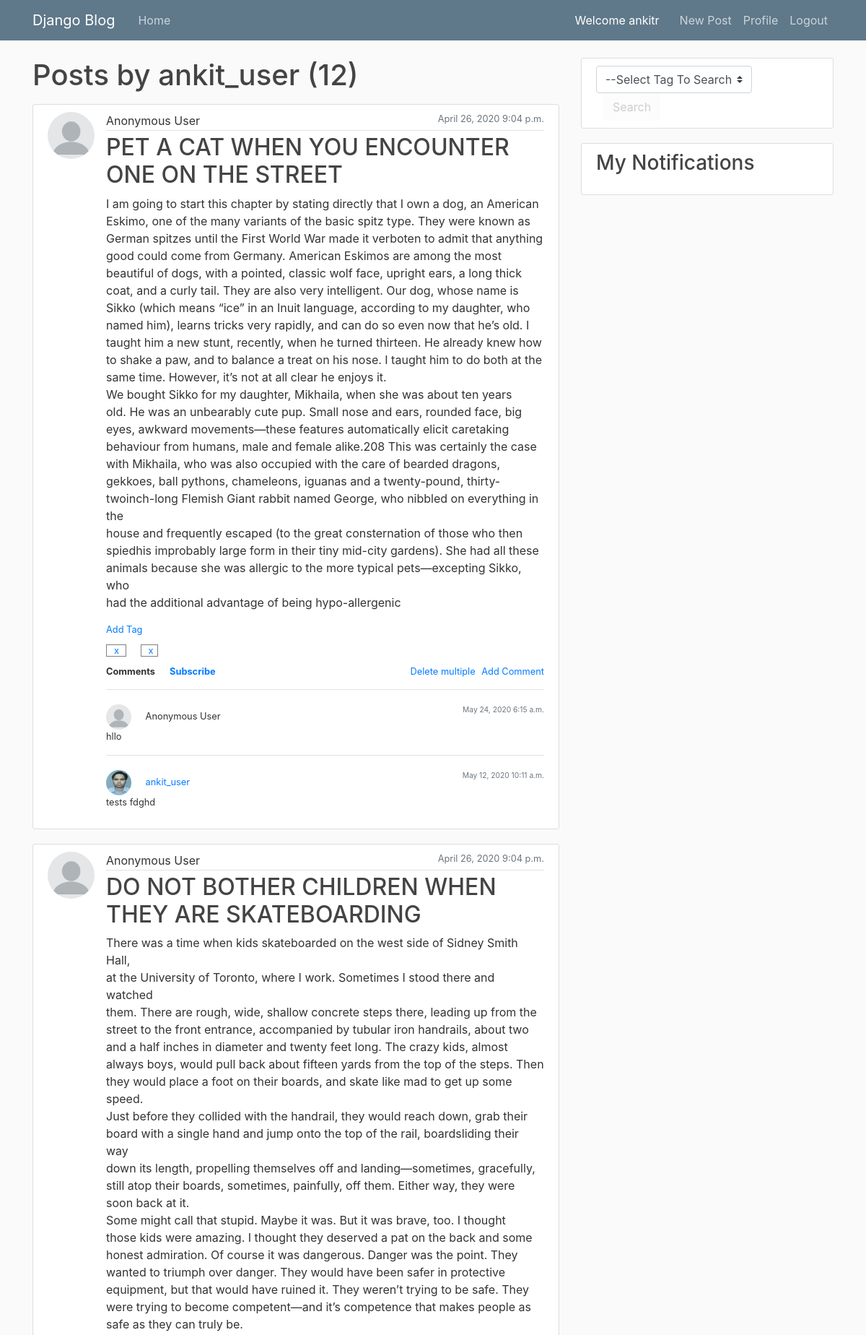
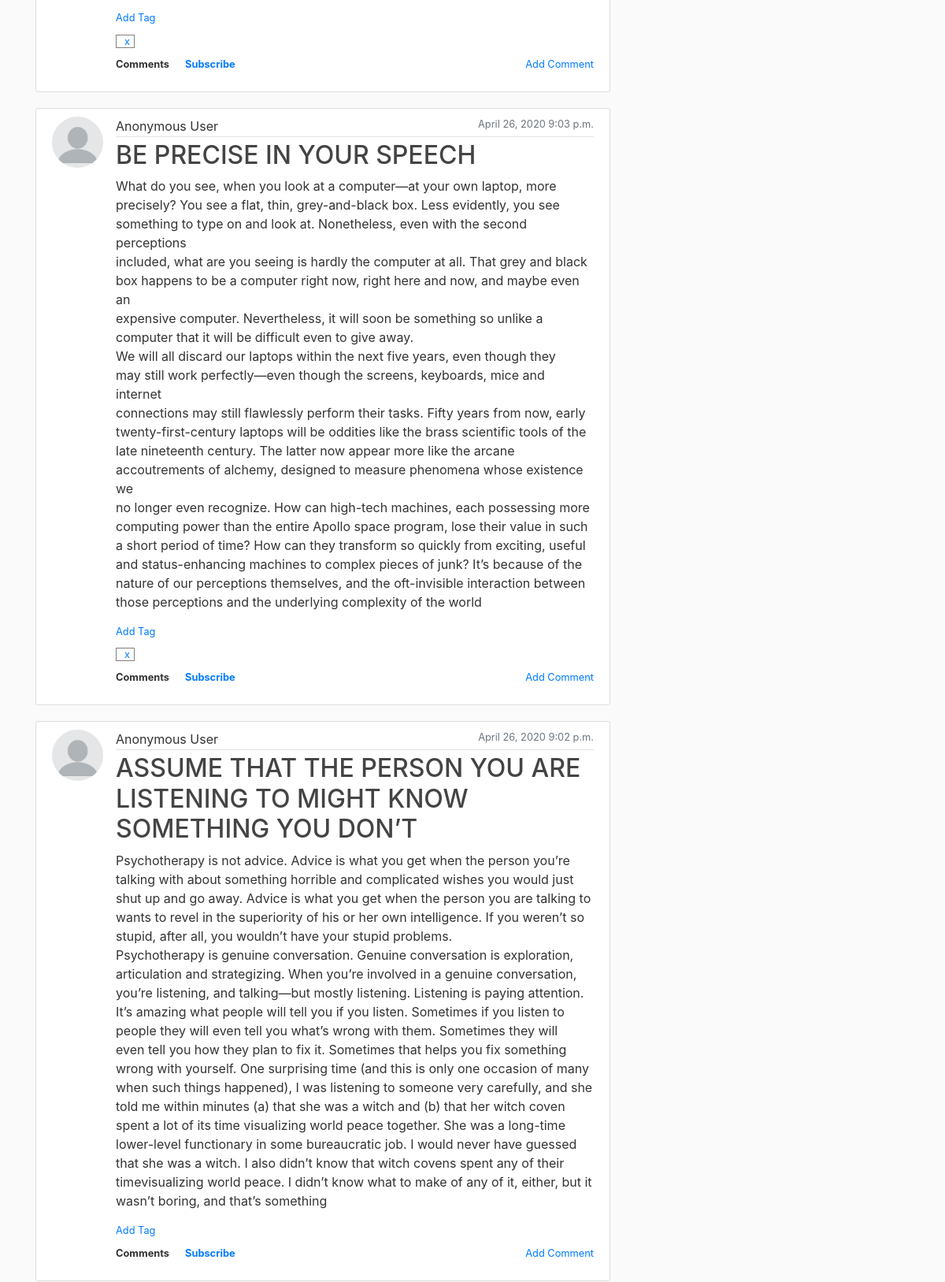
/user/ankit_user (signed in, upper part), run on the app's committed database (2 pictures, top to bottom).
### blog/models.py (models this page shows, shortened)
class Post(models.Model):
    title = models.CharField(max_length=100)
    content = models.TextField()
    anonymous = models.BooleanField("Post as Anonymous User", editable=True, default=True)
    date_posted = models.DateTimeField(default=timezone.now)
    author = models.ForeignKey(User, on_delete=models.CASCADE)
    is_user_subscribed = False
    is_user_subscribed_not = not is_user_subscribed

class Tag(models.Model):
    type = models.ForeignKey(TagType, on_delete=models.CASCADE, related_name='tags')
    post = models.ForeignKey(Post, on_delete=models.CASCADE, related_name='tags')

class Comment(models.Model):
    content = models.TextField()
    anonymous = models.BooleanField("Comment as Anonymous User", editable=True, default=True)
    date_posted = models.DateTimeField(default=timezone.now)
    author = models.ForeignKey(User, on_delete=models.CASCADE)
    post = models.ForeignKey(Post, on_delete=models.CASCADE, related_name='comments')

### users/models.py (models this page shows, shortened)
class Profile(models.Model):
    user = models.OneToOneField(User, on_delete=models.CASCADE)
    image = models.ImageField(default='default.jpg', upload_to='profile_pics')
    @property
    def notifications(self):
        return Notification.objects.filter(subscription__user=self.user)

### blog/views.py (the view)
# urls.py: path('user/<str:username>', UserPostListView.as_view(), name='user-posts'),
class UserPostListView(LoginRequiredMixin, ListView):
    model = Post
    template_name = 'blog/user_posts.html'  # <app>/<model>_<viewtype>.html
    context_object_name = 'posts'
    paginate_by = 5
    def get_queryset(self):
        user = self.request.user
        posts = Post.objects.filter(author=user).order_by('-date_posted').all()
        for p in posts:
            p.is_user_subscribed = p.subscriptions.filter(user__id__exact=user.id).exists()
            p.is_user_subscribed_not = not p.is_user_subscribed
        return posts

### blog/context_processors.py (called while the page is built)
def tag_type_processor(request):
    tag_types = TagType.objects.all()
    return {'tag_types': tag_types}

### blog/filters.py (called while the page is built)
@register.filter
def remove_hash(value):
    return value.replace("#", "")

@register.filter
def is_user_subscribed(value, user_id):
    return value.subscriptions.filter(user__id__exact=user_id).exists()

@register.filter
def negate(value):
    return not value

### blog/templates/blog/user_posts.html
{% extends "blog/base.html" %}
{% block content %}
    <h1 class="mb-3">Posts by {{ view.kwargs.username }} ({{ page_obj.paginator.count }})</h1>
    {% include "blog/post_list.html" with posts=posts %}
{% endblock content %}

### blog/templates/blog/base.html (shortened to what this page needs)
{% load filters %}
{% load static %}
<!DOCTYPE html>
<html>
<head>
    <link rel="stylesheet" href="https://maxcdn.bootstrapcdn.com/bootstrap/4.0.0/css/bootstrap.min.css">
    <link rel="stylesheet" type="text/css" href="{% static 'blog/main.css' %}">
</head>
<body>
    <header class="site-header">
      <nav class="navbar navbar-expand-md navbar-dark bg-steel fixed-top">
        <div class="container">
        {% if user.is_authenticated %}
          <a class="navbar-brand mr-4" href="{% url 'blog-home' %}">Django Blog</a>
          <div class="collapse navbar-collapse" id="navbarToggle">
            <div class="navbar-nav mr-auto">
              <a class="nav-item nav-link" href="{% url 'blog-home' %}">Home</a>
            </div>
            <span style="color:white;margin-right:20px;">Welcome {{ user.username }}</span>
          {% endif %}
            <div class="navbar-nav">
              {% if user.is_authenticated %}
                <a class="nav-item nav-link" href="{% url 'post-create' %}">New Post</a>
                <a class="nav-item nav-link" href="{% url 'profile' %}">Profile</a>
                <a class="nav-item nav-link" href="{% url 'logout' %}">Logout</a>
              {% else %}
                <a class="nav-item nav-link" href="{% url 'login' %}">Login</a>
                <a class="nav-item nav-link" href="{% url 'register' %}">Register</a>
              {% endif %}
            </div>
          </div>
        </div>
      </nav>
    </header>
    <main role="main" class="container">
      <div class="row">
        <div class="col-md-8">
          {% block content %}{% endblock %}
        </div>
        <div class="col-md-4">
        {% if user.is_authenticated %}
          <div class="content-section">
            <select id="ddl_tag_search" class="browser-default custom-select" onchange="toggleElement(this, 'btn_tag_search')" style="width:70%">
              <option value="">--Select Tag To Search--</option>
            </select>
            <button id="btn_tag_search" class = "btn margin-left-10" onclick="searchByTag('ddl_tag_search')" disabled>Search</button>
          </div>
          <div id ="div_notifications"class="content-section">
            <h3>My Notifications</h3>
          </div>
        {% endif %}
        </div>
      </div>
    </main>
</body>
</html>

### blog/templates/blog/post_raw.html (shortened to what this page needs)
{% load filters %}
<article  class="media content-section">
  {% if post.anonymous %}
    <img class="rounded-circle article-img" src="/media/profile_pics/anonymous.png">
  {% else %}
    <img class="rounded-circle article-img" src="{{ post.author.profile.image.url }}">
  {% endif %}
  <div  class="media-body full-block">
  <div class="full-block">
    <div class="article-metadata">
        {% if post.anonymous %}
            Anonymous User
        {% else %}
            <a class="mr-2" href="{% url 'user-posts' post.author.username %}">{{ post.author }}</a>
        {% endif %}
      <small class="text-muted" style="float:right;">{{ post.date_posted|date:"F d, Y P" }}</small>
    </div>
    <h2><a class="article-title" href="{% url 'post-detail' post.id %}">{{ post.title }}</a></h2>
    <p class="article-content">{{ post.content }}</p>
  </div>
  <div class="full-block small">
      <div class="">
          <a href="javascript:$('#div_tag_{{ post.id }}').show()">Add Tag</a>
      {% if post.tags.all %}
          <div class="margin-top-10">
          {% for t in post.tags.all %}
              <span id="tag_{{ post.id }}_{{ t.id }}" style="border: solid 1px grey;padding:0px 5px 0px 5px;" class="margin-right-20">
                  <a class="margin-left-5" href="javascript:delete_tag('{{ post.id }}', '{{ t.id }}', '{{ csrf_token }}')" title="Remove Tag">x</a>
              </span>
          {% endfor %}
          </div>
      {% endif %}
      </div>
  </div>
  <div class="full-block small padding-top-10">
      <div class="float-left " style="font-weight: bold">Comments</div>
      {% if user.is_authenticated %}
      <div class="float-left " style="font-weight: bold;margin-left:20px;">
        <a id="subscribe_{{ post.id }}" class="display_{{ post|is_user_subscribed:user.id|negate }}"  href="javascript:subscribeMe('{{ post.id }}', '{{ csrf_token }}')">Subscribe</a>
      </div>
      <div class="float-right">
        {% if post.comments.all %}
          <a id="a_delete_multiple_{{ post.id }}" href="javascript:show_me('div_delete_selected_{{ post.id }}'); setElementVisibilityByPatternStarting('div_comment_checkbox_{{ post.id }}', true);">Delete multiple</a>
         {% endif %}
          <a class="margin-left-5" href="javascript:show_me('div_comment_box_{{ post.id}}')">Add Comment</a>
      </div>
      {% endif %}
  </div>
  <br>
  <div id="comments_container_{{ post.id }}" class="full-block padding-top-10">
    {% if post.comments.all %}
      {% for comment in post.comments.all|dictsortreversed:"date_posted" %}
        {% include 'blog/comment_detail.html' with comment=comment editable=True %}
      {% endfor %}
    {% endif %}
  </div>
  </div>
</article>

### blog/templates/blog/comment_detail.html (shortened to what this page needs)
<div id="comment_detail_{{ comment.id }}" class="float-left full-block padding-top-20 border-top" >
    <div class="small float-left full-block">
        <div class="float-left">
        {% if comment.anonymous %}
            <img id="img_comment_profile_{{ comment.id }}" class="rounded-circle comment-img" src="/media/profile_pics/anonymous.png">
            <a id="href_user_comment_{{ comment.id }}" onclick="return false">Anonymous User</a>
        {% else %}
            <img id="img_comment_profile_{{ comment.id }}" class="rounded-circle comment-img" src="{{ comment.author.profile.image.url }}">
            <a id="href_user_comment_{{ comment.id }}" class="mr-2" href="{% url 'user-posts' comment.author.username %}">{{ comment.author }}</a>
        {% endif %}
        </div>
        <div class="float-right">
            <small id = "date_{{ comment.id }}"  class="text-muted" style="float:right;">{{ comment.date_posted|date:"F d, Y P" }}</small>
        </div>
    </div>
        <p id ='p_{{comment.id}}'  class="small">{{ comment.content }}</p>
</div>

### blog/static/blog/main.css (style rules this page uses)
body { background: #fafafa; color: #333333; margin-top: 5rem; }
h1, h2, h3, h4, h5, h6 { color: #444444; }
.bg-steel { background-color: #5f788a; }
.site-header .navbar-nav .nav-link { color: #cbd5db; }
.content-section { background: #ffffff; padding: 10px 20px; border: 1px solid #dddddd; border-radius: 3px; margin-bottom: 20px; }
.article-title { color: #444444; }
.article-content { white-space: pre-line; }
.article-img { height: 65px; width: 65px; margin-right: 16px; }
.article-metadata { padding-bottom: 1px; margin-bottom: 4px; border-bottom: 1px solid #e3e3e3 }
.comment-img { height: 35px; width: 35px; margin-right: 16px; }
.full-block { width:100%; display: block; }
.margin-top-10 { margin-top:10px; }
.padding-top-20 { padding-top: 20px; }
.padding-top-10 { padding-top: 10px; }
.display_True { display:inherit; }
.margin-right-20 { margin-right: 20px; }
.margin-left-10 { margin-left: 10px; }
.margin-left-5 { margin-left: 5px; }

### data on the page
Post: anonymous True (drawn), date_posted "April 26, 2020 9:04 p.m.", title "PET A CAT WHEN YOU ENCOUNTER ONE ON THE STREET", content "I am going to start this chapter by stating directly that I own a dog, an American Eskimo, one of the many variants of the basic spitz type. They were known as German spitzes until the First World War made it verboten to admit that anything good could come from Germany. American Eskimos are among the most beautiful of dogs, with a pointed, classic wolf face, upright ears, a long thick coat, and a curly tail. They are also very intelligent. Our dog, whose name is Sikko (which means “ice” in an Inuit language, according to my daughter, who named him), learns tricks very rapidly, and can do so even now that he’s old. I taught him a new stunt, recently, when he turned thirteen. He already knew…"
Comment: anonymous True (drawn), date_posted "May 24, 2020 6:15 a.m.", content "hllo"
Comment: author.profile.image (picture), author "ankit_user", date_posted "May 12, 2020 10:11 a.m.", content "tests fdghd"
Post: anonymous True (drawn), date_posted "April 26, 2020 9:04 p.m.", title "DO NOT BOTHER CHILDREN WHEN THEY ARE SKATEBOARDING", content "There was a time when kids skateboarded on the west side of Sidney Smith Hall, at the University of Toronto, where I work. Sometimes I stood there and watched them. There are rough, wide, shallow concrete steps there, leading up from the street to the front entrance, accompanied by tubular iron handrails, about two and a half inches in diameter and twenty feet long. The crazy kids, almost always boys, would pull back about fifteen yards from the top of the steps. Then they would place a foot on their boards, and skate like mad to get up some speed. Just before they collided with the handrail, they would reach down, grab their board with a single hand and jump onto the top of the rail,…"
Post: anonymous True (drawn), date_posted "April 26, 2020 9:03 p.m.", title "BE PRECISE IN YOUR SPEECH", content "What do you see, when you look at a computer—at your own laptop, more precisely? You see a flat, thin, grey-and-black box. Less evidently, you see something to type on and look at. Nonetheless, even with the second perceptions included, what are you seeing is hardly the computer at all. That grey and black box happens to be a computer right now, right here and now, and maybe even an expensive computer. Nevertheless, it will soon be something so unlike a computer that it will be difficult even to give away. We will all discard our laptops within the next five years, even though they may still work perfectly—even though the screens, keyboards, mice and internet connections may still…"
Post: anonymous True (drawn), date_posted "April 26, 2020 9:02 p.m.", title "ASSUME THAT THE PERSON YOU ARE LISTENING TO MIGHT KNOW SOMETHING YOU DON’T", content "Psychotherapy is not advice. Advice is what you get when the person you’re talking with about something horrible and complicated wishes you would just shut up and go away. Advice is what you get when the person you are talking to wants to revel in the superiority of his or her own intelligence. If you weren’t so stupid, after all, you wouldn’t have your stupid problems. Psychotherapy is genuine conversation. Genuine conversation is exploration, articulation and strategizing. When you’re involved in a genuine conversation, you’re listening, and talking—but mostly listening. Listening is paying attention. It’s amazing what people will tell you if you listen. Sometimes if you listen to people…"

### other printed values
{{ user.username }} "ankitr"
{{ view.kwargs.username }} "ankit_user"
{{ page_obj.paginator.count }} "12"
